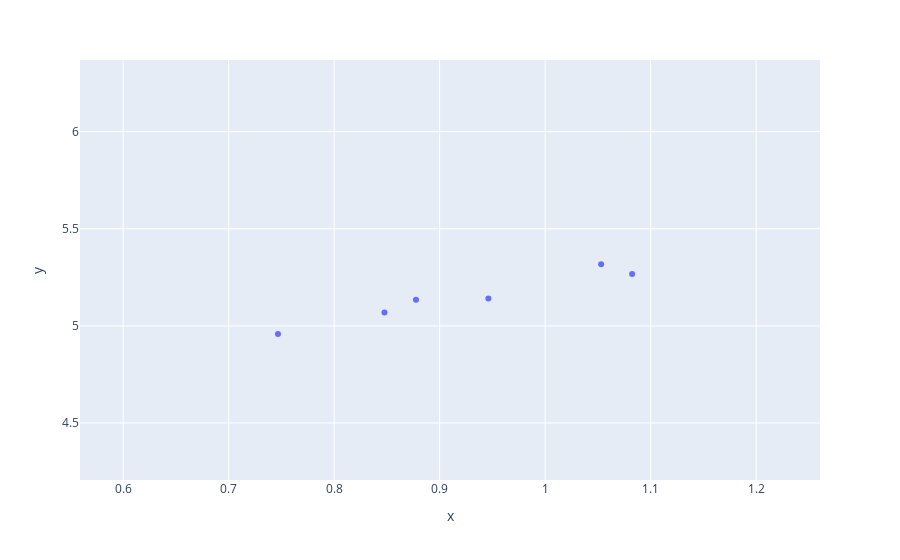

The notebook cell this image was saved under:
### Code cell
import plotly
import plotly.express as px
plotly.offline.init_notebook_mode(connected=True)

fig = px.scatter(data_frame=df, x='x', y='y', hover_data=['name', 'text'])
fig.show()

### Figure 1 — Plotly figure (JSON) as saved in the notebook; plotly's stock layout.template omitted (floating-point values rounded to 4 significant figures; data arrays with more than 128 entries replaced by an {"elided": "..."} marker saying what was removed)
{"data": [{"customdata": {"elided": "312x2 str values"}, "hovertemplate": "x=%{x}<br>y=%{y}<br>name=%{customdata[0]}<br>text=%{customdata[1]}<extra></extra>", "legendgroup": "", "marker": {"color": "#636efa", "symbol": "circle"}, "mode": "markers", "name": "", "showlegend": false, "type": "scatter", "x": {"elided": "312 str values"}, "xaxis": "x", "y": {"elided": "312 str values"}, "yaxis": "y"}], "layout": {"autosize": true, "legend": {"tracegroupgap": 0}, "margin": {"t": 60}, "xaxis": {"anchor": "y", "autorange": false, "domain": [0, 1], "range": [0.5591, 1.261], "title": {"text": "x"}, "type": "linear"}, "yaxis": {"anchor": "x", "autorange": false, "domain": [0, 1], "range": [4.207, 6.369], "title": {"text": "y"}, "type": "linear"}}}
